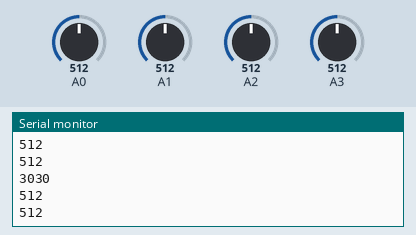
This sketch was run on a simulated Arduino Uno, built with avr-gcc and run on an emulated ATmega328P. Parts: the last lines printed to the serial monitor. The test bench sets the inputs (shaded band); at power-on: A0 = 512, A1 = 512, A2 = 512, A3 = 512.

Above: at 1.2 s.
1.3 s: A0 set to 716
At 2.4 s:
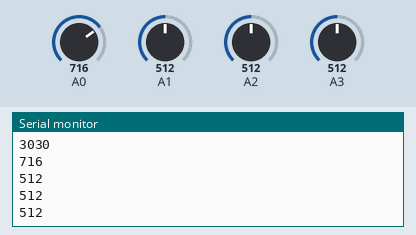
2.8 s: A1 set to 306
At 3.5 s:
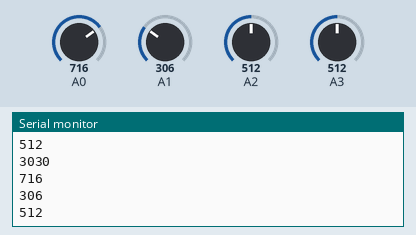
4.3 s: A2 set to 992
At 4.8 s:
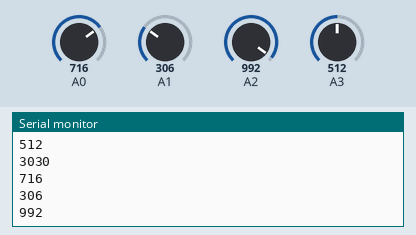
5.8 s: A3 set to 30
At 6.9 s:
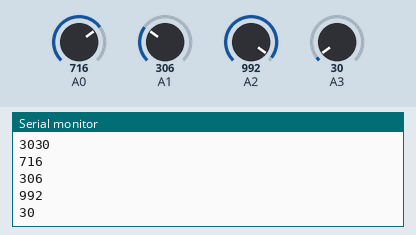
7.3 s: A2 set to 716
At 8.2 s:
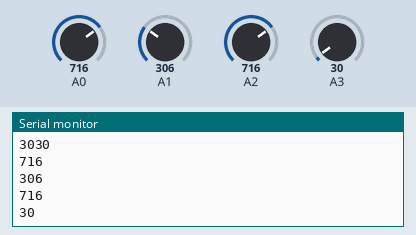
8.8 s: A3 set to 306
At 9.7 s:
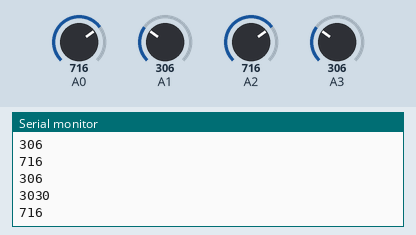
Timing chart, 0 to 11.3 s (numbered marks = the images above; inputs shaded):
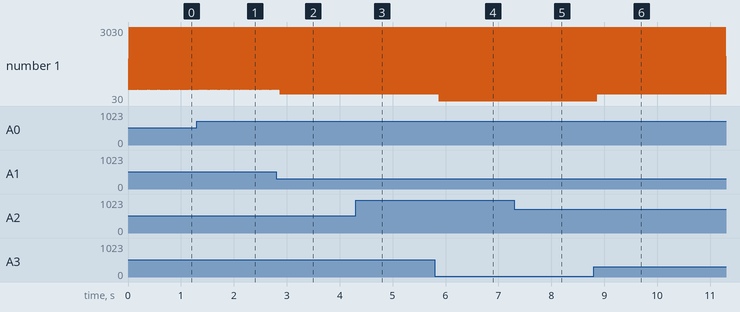

Measured:
- after the input at 1.3 s, the serial monitor: prints a new line after 0.08 s (image 1)
- after the input at 2.8 s, the serial monitor: prints a new line after 0.07 s (image 2)
- after the input at 4.3 s, the serial monitor: prints a new line after 0.09 s (image 3)
- after the input at 5.8 s, the serial monitor: prints a new line after 0.08 s (image 4)
- plotted number 1: 3030 → 992 after the input at 4.3 s

The sketch:

adc.ino
```cpp
/*

Values from Ride Height

~100 (0x64)  minumum

~950 (0x3E8) maximum

*/

// TODO: read these over I2C
int stop_bit = 3030;
int rate = 10; // in ms

void setup() {
  // Initialize serial communication at a baud rate of 9600
  Serial.begin(9600);

  while (!Serial); // Wait untilSerial is ready
}

void loop() {
  // Read analog values from pins A0 to A3
  int analogValueA0 = analogRead(A0);
  int analogValueA1 = analogRead(A1);
  int analogValueA2 = analogRead(A2);
  int analogValueA3 = analogRead(A3);

  // Print the values over the serial port
  Serial.println(analogValueA0); // , HEX
  Serial.println(analogValueA1); // , HEX
  Serial.println(analogValueA2); // , HEX
  Serial.println(analogValueA3); // , HEX
  Serial.println(stop_bit);
  delay(rate);
}
```
